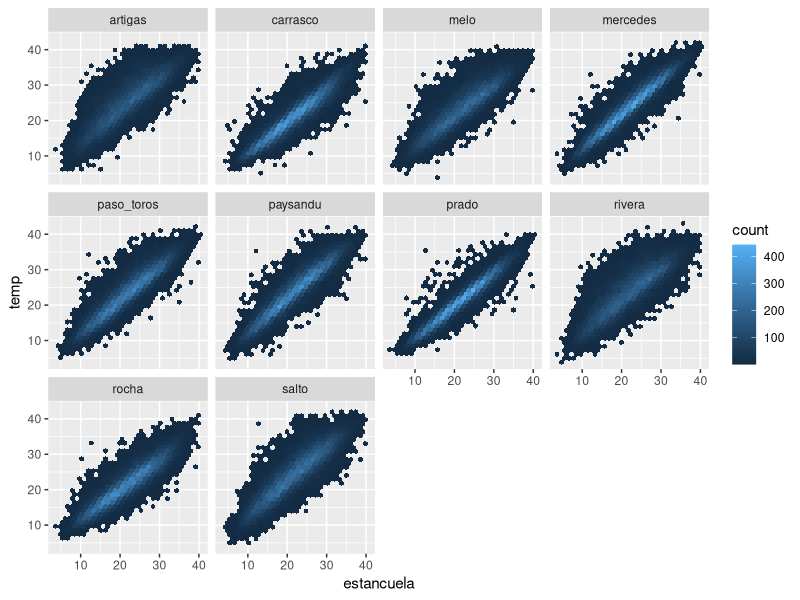

The R script that drew this image: (Note: this script raises an error after producing the figure.)

paquetes <- c("tidyverse","lubridate","dlm")
sapply(paquetes,require,character.only=T)

# datos originales
minimas <- read.table("Tn_1950_2014_con_QC_v1.txt", sep = ',', na.strings = "NaN")
maximas <- read.table("Tx_1950_2014_con_QC_v1.txt", sep = ',', na.strings = "NaN")


maximas %>%  set_names(nm = c( "year", "month", "day","artigas", "carrasco", 
                 "estancuela", "melo", "mercedes", "paso_toros", 
                 "paysandu", "prado", "rivera", "rocha", "salto") ) %>% 
  select(-year, -month, -day) %>% 
  gather(estacion, temp, -estancuela) %>% 
  ggplot() + geom_hex(aes(estancuela, temp) ) + facet_wrap(~estacion) 
          
# funcion que arma los datos UNIvariados, y centrados
data_fun <- function(estacion) { 
  # estacion es un symbol: sym('estacion')
  bind_rows(list(Tn=minimas, Tx=maximas), .id = 'serie') %>%
    set_names(nm = c("serie", "year", "month", "day","artigas", "carrasco", 
                     "estancuela", "melo", "mercedes", "paso_toros", 
                     "paysandu", "prado", "rivera", "rocha", "salto")  ) %>% 
    group_by(serie) %>% mutate(temp.bar = mean(!!!estacion , na.rm=T) ) %>% 
    ungroup() %>% 
    select(c(serie, year, month, day, temp.bar, !!!estacion) ) %>% 
    mutate(fecha = make_date(year, month, day), 
           month2 = formatC(month, width=2, format="d", flag="0"),
           day2 = formatC(day, width=2,format="d",flag="0"),
           dia = paste(month,day,sep="-"),
           temp = !!estacion -temp.bar) 
}

mod_fun <- function(yy, mm, prs) {
  # ys: los datos de la serie, (es mejor que sea un ts() ??? )
  # mm: el modelo a estimar
  # prs: los valores iniciales de los parametros a estimar
  mod <- dlmMLE( yy, parm = prs, build = mm )
  filtro <- dlmFilter(yy, mm( mod$par ) )
  smooth <- dlmSmooth(yy, mm(mod$par) )
  list(modelo=mod, filtro=filtro, smooth=smooth)
}

# Modelo para estanzuela, tiene UN solo dato faltante
esta <- sym('estancuela')
datos <- data_fun(esta)

mms <-  function(par) dlmModTrig(s = 365, q=2, dV = exp(par[1]), dW = exp(par[2]))

dlmModPoly(1, dV = exp(par[2]), dW = exp(par[3])) + 


yy <- filter(datos, serie == 'Tn') %>% pull(temp) %>% ts(start = c(1950, 1), frequency = 365)
mod1 <- mod_fun(yy, mms, c(0,0,0) )

# en estancuela falta el 31/12/2008 (mucha fiesta), pero el modelo lo imputa
datos %>% filter(serie == 'Tn') %>% 
  mutate(yhat = apply(mod1$smooth$s[-1, c(1,3,5)], 1, sum) )  %>% 
  filter(fecha > make_date(2008, 12, 26), fecha < make_date(2009, 1, 10)) %>% 
  ggplot() + geom_line(aes(fecha, temp)) + geom_point(aes(fecha, yhat), color = 'red' )
  
# corroborar la fecha del faltante ... con time, parece que es en 2009
# por los bisiestos ????
time(yy)[is.na(yy)]

# otra estacion..

mms <-  function(par) dlmModPoly(1, dV = exp(par[1]), dW = exp(par[2])) + dlmModTrig(s = 365, q=2, dV = exp(par[3]), dW = 0)
  


pay <- sym('paysandu')
datos.pay <- data_fun(pay)
yy.pay <- filter(datos.pay, serie == 'Tn') %>% pull(temp) %>% ts(start = c(1950, 1), frequency = 365)

mod1.pay <- mod_fun(yy = yy.pay, mms, c(0,0, 0) )

mod1.pay$modelo$par
mms(mod1.pay$modelo$par)


datos.pay %>% filter(serie == 'Tn') %>%  
  mutate(yhat = apply(mod1.pay$smooth$s[-1, c(1,2,4)], 1, sum) )  %>% 
  #filter(fecha > make_date(1962, 1, 1), fecha < make_date(1962, 7, 15)) %>%  
  #filter(fecha > make_date(2014, 9, 2), fecha < make_date(2014,10,5)) %>%  
  #filter(fecha > make_date(1967, 5, 20), fecha < make_date(1967, 6, 20)) %>%
  ggplot() + geom_line(aes(fecha, temp)) + geom_point(aes(fecha, yhat), color = 'red' )

# ============================================================
# ============================================================

# modelo Bivariado para las minimas
datos.biva <- list(estancuela = select(datos,-estancuela), paysandu = select(datos.pay, -paysandu) ) %>% 
  bind_rows(.id = 'location')

yy.biva <- datos.biva %>% filter(serie == 'Tn') %>% select(location, temp, fecha) %>%
  spread(location, temp) %>% select(-fecha) %>% ts(start = c(1950, 1), frequency = 365) 
  

# the 'base' univariate model
uni <- dlmModPoly()

# to get the matrices of the correct dim
temps_mod <- uni %+% uni 

## now redefine matrices to keep levels together and slopes together
FF(temps_mod) <- FF(uni) %x% diag(2)
GG(temps_mod) <- GG(uni) %x% diag(2)
W(temps_mod)[] <- 0 # 'clean' the system variance

## define a build function for MLE
buildSUTSE <- function(psi) {
  U <- matrix(0, nrow = 2, ncol = 2)
  U[upper.tri(U)] <- psi[1:2]
  diag(U) <- exp(0.5 * psi[3:4])
  W(temps_mod)[3:4, 3:4] <- crossprod(U)
  diag(V(temps_mod)) <- exp(0.5 * psi[5:6])
  temps_mod
}

## estimation
temps_est <- dlmMLE(yy.biva[(10*365):(14*365),], rep(-2, 9), buildSUTSE,
                    control = list(maxit = 500)) ## few iters for test

## check convergence
print(temps_est$conv)

## set up fitted model
temps_mod <- buildSUTSE(temps_est$par)

## look at the estimated variance / covariance matrices
print(W(temps_mod)[2:3, 2:3])
print(cov2cor(W(temps_mod)[2:3, 2:3])) # slopes
print(sqrt(diag(V(temps_mod)))) # observation standard deviations

library(stringr)
## smooths
tempsSmooth <- dlmSmooth(yy.biva[(10*365):(14*365),], temps_mod)

 data_frame(yhat.estancuela = apply(tempsSmooth$s[-1, c(1,3)],1,sum),
            yhat.paysandu = apply(tempsSmooth$s[-1, c(2,4)],1,sum) ) %>% 
   bind_cols(data.frame(yy.biva[(10*365):(14*365),]) ) %>% 
   mutate(time = time(yy.biva)[(10*365):(14*365)]) %>% 
   gather(serie, vv, -time) %>% 
   mutate( location = factor( str_detect(serie, 'paysandu'), labels = c('est', 'pay') ), 
           tipo = factor(str_detect(serie, 'yhat'), labels=c('obs', 'yhat')  ) ) %>% 
   ggplot() + geom_line(aes(time, vv, color = tipo)) + facet_grid(location ~ .)



  
#====================================================
# # mugre ....
# ggplot(datos) + geom_line( aes(fecha, temp) ) + facet_grid(serie~.)
# 
# # modelos para minimas
# mms <- list(
#   function(par)  dlmModTrig(s = 365, q=2, dV = exp(par[1]), dW = 0) +  
#     dlmModPoly(1, dV = exp(par[2]), dW = exp(par[3])),
#   function(par)  dlmModTrig(s = 365, q=2, dV = exp(par[1]), dW = exp(par[2]))
# )
# 
# Tn.mod1 <- dlmMLE( yy, parm = c(0,0,0), build = mm[[1]] )
# Tn.mod2 <- dlmMLE( yy, parm = c(0,0), build = mm[[2]] )
# Tn.mod3 <- dlmMLE( yy, parm = c(0,0), build = mm[[3]] )
# 
# Tn.mod <- lapply(mm, function(ll) dlmMLE(yy, parm = c(0,0,0,0), build = ll ))
# lapply(list(Tn.mod2, Tn.mod3), function(x) x$convergence )
# 
# Tn.smooth1 <- dlmSmooth(yy, mm[[1]](Tn.mod1$par) )
# Tn.smooth2 <- dlmSmooth(yy, mm[[2]](Tn.mod2$par) )
# Tn.smooth3 <- dlmSmooth(yy, mm[[3]](Tn.mod3$par) )
# 
# mean(abs(residuals(dlmFilter(yy, mm[[2]](Tn.mod2$par)), type = "raw", sd = FALSE)) / yy, na.rm = T)
# 
# filter(datos, serie == 'Tn') %>% 
#   mutate(yhat = apply(Tn.smooth2$s[-1, c(1,3) ],1,sum) ) %>% 
#   select(fecha, year, temp, yhat) %>% 
#   ggplot() + 
#   geom_line(aes(fecha, temp)) + geom_line(aes(fecha, yhat), color='red') 
# 
# Tn.smooth2$s[-1,] %>% ts() %>% plot()

                       